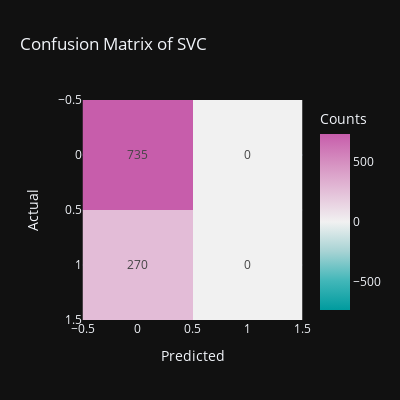
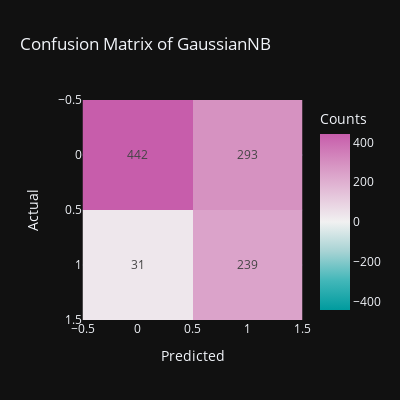
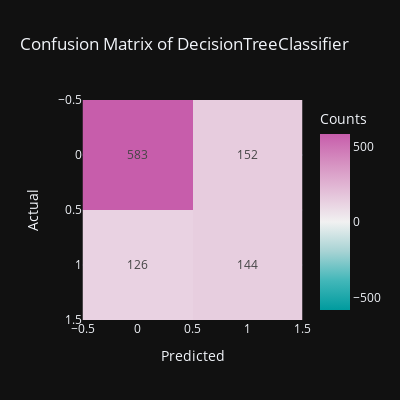
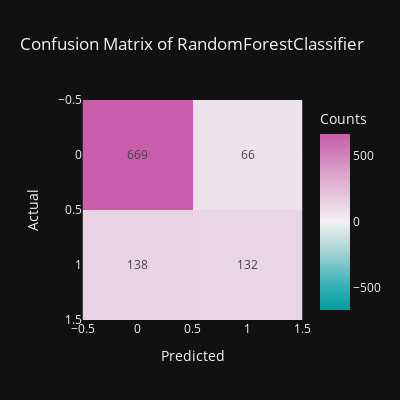

The notebook cell these images were saved under, in order:
### Markdown cell above
### Confusion matrices for various models

### Code cell
models = [SVC(), GaussianNB(), DecisionTreeClassifier(), RandomForestClassifier(),
          XGBClassifier(), GradientBoostingClassifier(), AdaBoostClassifier(), LogisticRegression()]

x_train, x_test, y_train, y_test = train_test_split(x, y, test_size=0.2, random_state=42)

for model in models:
    model.fit(x_train, y_train)
    y_pred = model.predict(x_test)
    
    print("Model: ", model.__class__.__name__)
    print("Classification Report: \n", classification_report(y_test, y_pred))
    
    fig = px.imshow(confusion_matrix(y_test, y_pred), color_continuous_scale='tropic',
                    title="Confusion Matrix of " + model.__class__.__name__,
                    labels=dict(x="Predicted", y="Actual", color="Counts"),
                    color_continuous_midpoint=0.8, width=400, height=400,
                    template="plotly_dark", text_auto=True)
    fig.show()
    print("----------------------------------------------------------")

### Figure 1 — Plotly figure (JSON) as saved in the notebook; plotly's stock layout.template omitted (floating-point values rounded to 4 significant figures)
{"data": [{"coloraxis": "coloraxis", "hovertemplate": "Predicted: %{x}<br>Actual: %{y}<br>Counts: %{z}<extra></extra>", "name": "0", "texttemplate": "%{z}", "type": "heatmap", "xaxis": "x", "yaxis": "y", "z": [[735, 0], [270, 0]]}], "layout": {"coloraxis": {"cmid": 0.8, "colorbar": {"title": {"text": "Counts"}}, "colorscale": [[0, "rgb(0, 155, 158)"], [0.1667, "rgb(66, 183, 185)"], [0.3333, "rgb(167, 211, 212)"], [0.5, "rgb(241, 241, 241)"], [0.6667, "rgb(228, 193, 217)"], [0.8333, "rgb(214, 145, 193)"], [1, "rgb(199, 93, 171)"]]}, "height": 400, "title": {"text": "Confusion Matrix of SVC"}, "width": 400, "xaxis": {"anchor": "y", "constrain": "domain", "domain": [0, 1], "scaleanchor": "y", "title": {"text": "Predicted"}}, "yaxis": {"anchor": "x", "autorange": "reversed", "constrain": "domain", "domain": [0, 1], "title": {"text": "Actual"}}}}

### Figure 2 — Plotly figure (JSON) as saved in the notebook; plotly's stock layout.template omitted (floating-point values rounded to 4 significant figures)
{"data": [{"coloraxis": "coloraxis", "hovertemplate": "Predicted: %{x}<br>Actual: %{y}<br>Counts: %{z}<extra></extra>", "name": "0", "texttemplate": "%{z}", "type": "heatmap", "xaxis": "x", "yaxis": "y", "z": [[442, 293], [31, 239]]}], "layout": {"coloraxis": {"cmid": 0.8, "colorbar": {"title": {"text": "Counts"}}, "colorscale": [[0, "rgb(0, 155, 158)"], [0.1667, "rgb(66, 183, 185)"], [0.3333, "rgb(167, 211, 212)"], [0.5, "rgb(241, 241, 241)"], [0.6667, "rgb(228, 193, 217)"], [0.8333, "rgb(214, 145, 193)"], [1, "rgb(199, 93, 171)"]]}, "height": 400, "title": {"text": "Confusion Matrix of GaussianNB"}, "width": 400, "xaxis": {"anchor": "y", "constrain": "domain", "domain": [0, 1], "scaleanchor": "y", "title": {"text": "Predicted"}}, "yaxis": {"anchor": "x", "autorange": "reversed", "constrain": "domain", "domain": [0, 1], "title": {"text": "Actual"}}}}

### Figure 3 — Plotly figure (JSON) as saved in the notebook; plotly's stock layout.template omitted (floating-point values rounded to 4 significant figures)
{"data": [{"coloraxis": "coloraxis", "hovertemplate": "Predicted: %{x}<br>Actual: %{y}<br>Counts: %{z}<extra></extra>", "name": "0", "texttemplate": "%{z}", "type": "heatmap", "xaxis": "x", "yaxis": "y", "z": [[583, 152], [126, 144]]}], "layout": {"coloraxis": {"cmid": 0.8, "colorbar": {"title": {"text": "Counts"}}, "colorscale": [[0, "rgb(0, 155, 158)"], [0.1667, "rgb(66, 183, 185)"], [0.3333, "rgb(167, 211, 212)"], [0.5, "rgb(241, 241, 241)"], [0.6667, "rgb(228, 193, 217)"], [0.8333, "rgb(214, 145, 193)"], [1, "rgb(199, 93, 171)"]]}, "height": 400, "title": {"text": "Confusion Matrix of DecisionTreeClassifier"}, "width": 400, "xaxis": {"anchor": "y", "constrain": "domain", "domain": [0, 1], "scaleanchor": "y", "title": {"text": "Predicted"}}, "yaxis": {"anchor": "x", "autorange": "reversed", "constrain": "domain", "domain": [0, 1], "title": {"text": "Actual"}}}}

### Figure 4 — Plotly figure (JSON) as saved in the notebook; plotly's stock layout.template omitted (floating-point values rounded to 4 significant figures)
{"data": [{"coloraxis": "coloraxis", "hovertemplate": "Predicted: %{x}<br>Actual: %{y}<br>Counts: %{z}<extra></extra>", "name": "0", "texttemplate": "%{z}", "type": "heatmap", "xaxis": "x", "yaxis": "y", "z": [[669, 66], [138, 132]]}], "layout": {"coloraxis": {"cmid": 0.8, "colorbar": {"title": {"text": "Counts"}}, "colorscale": [[0, "rgb(0, 155, 158)"], [0.1667, "rgb(66, 183, 185)"], [0.3333, "rgb(167, 211, 212)"], [0.5, "rgb(241, 241, 241)"], [0.6667, "rgb(228, 193, 217)"], [0.8333, "rgb(214, 145, 193)"], [1, "rgb(199, 93, 171)"]]}, "height": 400, "title": {"text": "Confusion Matrix of RandomForestClassifier"}, "width": 400, "xaxis": {"anchor": "y", "constrain": "domain", "domain": [0, 1], "scaleanchor": "y", "title": {"text": "Predicted"}}, "yaxis": {"anchor": "x", "autorange": "reversed", "constrain": "domain", "domain": [0, 1], "title": {"text": "Actual"}}}}
